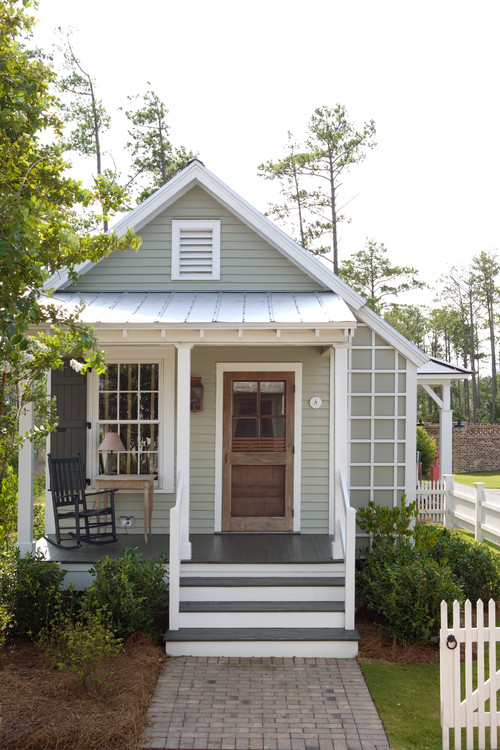
#> input picture house2.jpg, 500 x 750 px
$ python apply_gauss.py
#> lines starting #> are read from the running program, lines starting #| are printed output that depends on the picture
import cv2
import numpy as np
import math

def gauss(x, y, sigma):
    """Calculate Gaussian value for coordinates (x, y) with standard deviation sigma."""
    part1 = 1 / (2 * math.pi * pow(sigma, 2))
    part2 = -(x * x + y * y) / (2 * pow(sigma, 2))
    return part1 * math.exp(part2)

def generate_gaussian_kernel(sigma=1.4, vois_mat=3):
    """Generate a Gaussian kernel matrix as a convolution mask."""
    vois = int(vois_mat / 2)
    kernel = []
    som = 0.0  # Sum of all values for normalization

    # Generate the Gaussian kernel values
    for i in range(-vois, vois + 1):
        row = []
        for j in range(-vois, vois + 1):
            val = gauss(i, j, sigma)
            row.append(val)
            som += val  # Accumulate the sum of kernel values for normalization
        kernel.append(row)

    # Normalize the kernel so that the sum of all elements is 1
    kernel = [[val / som for val in row] for row in kernel]
    kernel = np.array(kernel)  # Convert to NumPy array for easier matrix operations
    return kernel

def apply_convolution(image, kernel):
    """Apply convolution on the image using the provided Gaussian kernel."""
    image_height, image_width = image.shape
    kernel_size = kernel.shape[0]
    pad_size = kernel_size // 2

    # Pad the image to handle borders
    padded_image = np.pad(image, pad_size, mode='constant', constant_values=0)
    output = np.zeros_like(image)

    # Convolve the kernel over the image
    for i in range(image_height):
        for j in range(image_width):
            # Extract the region of interest
            region = padded_image[i:i + kernel_size, j:j + kernel_size]
            # Apply the kernel on the region
            output[i, j] = np.sum(region * kernel)

    return output

# Load the image in grayscale
image = cv2.imread('house2.jpg', cv2.IMREAD_GRAYSCALE)
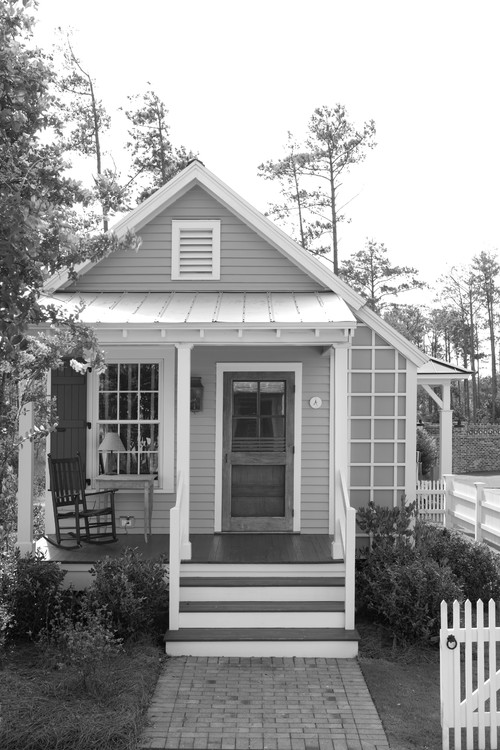
#> image: shape (750, 500); min 0, max 255, mean 156.4

# Generate the Gaussian kernel
sigma = 1.4
vois_mat = 3
gaussian_kernel = generate_gaussian_kernel(sigma, vois_mat)
print("Generated Gaussian Convolution Kernel (normalized):")
print(gaussian_kernel)

# Apply Gaussian convolution
blurred_image = apply_convolution(image, gaussian_kernel)
#> in apply_convolution, `padded_image = np.pad(image, pad_size, mode='constant', constant_value..`:
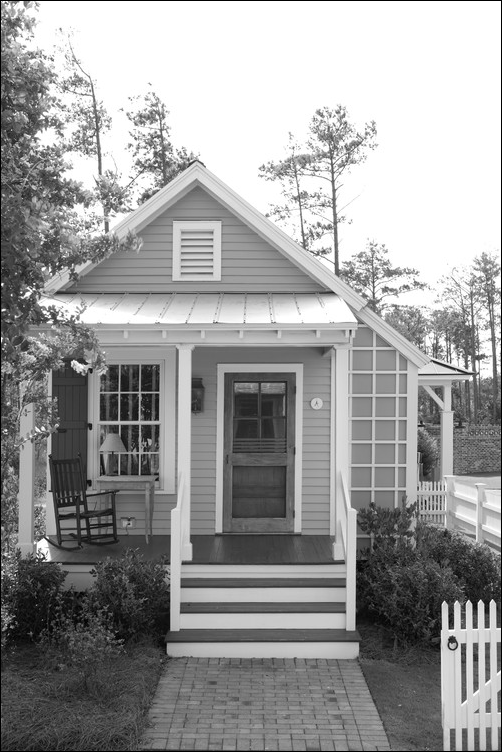
#> padded_image: shape (752, 502); min 0, max 255, mean 155.4


# Display the original and blurred images
cv2.imshow("Original Image", image)
cv2.imshow("Gaussian Blurred Image", blurred_image)
cv2.waitKey(0)
cv2.destroyAllWindows()

$ run again, with vector-set-of-red-objects.jpg copied over house2.jpg
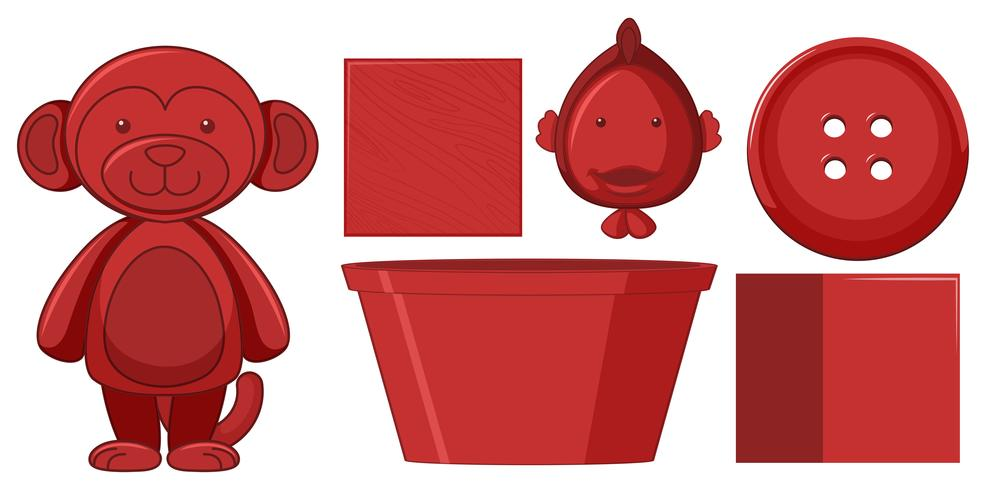
#> input picture vector-set-of-red-objects.jpg, 986 x 490 px
#> `image = cv2.imread('house2.jpg', cv2.IMREAD_GRAYSCALE)`:
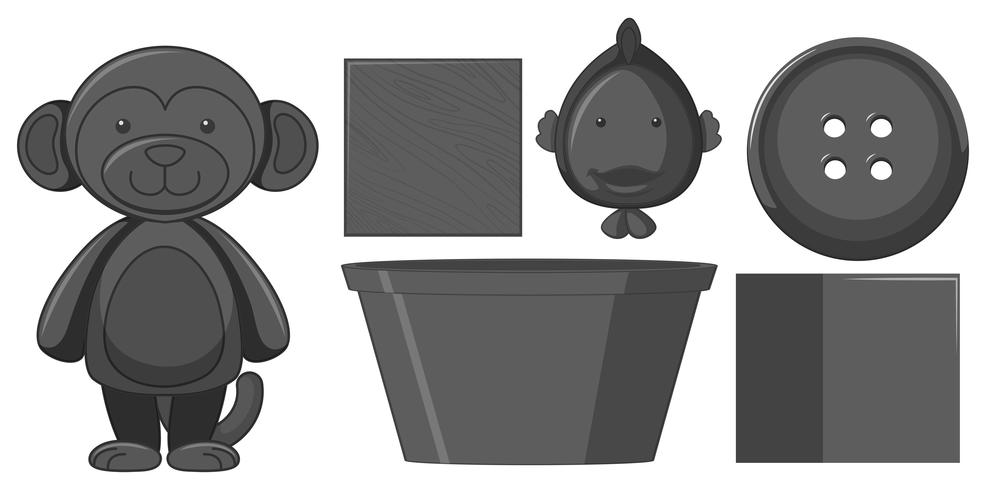
#> image: shape (490, 986); min 4, max 255, mean 155.2
#> in apply_convolution, `padded_image = np.pad(image, pad_size, mode='constant', constant_value..`:
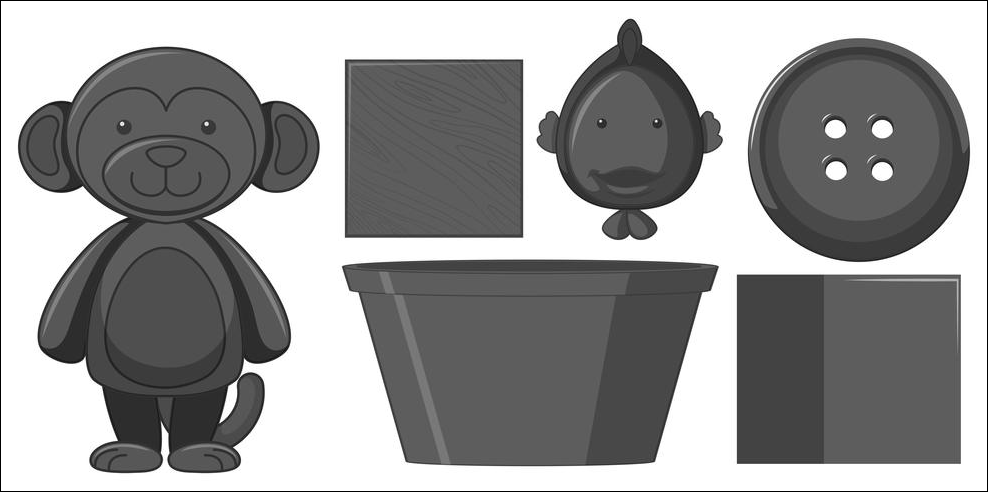
#> padded_image: shape (492, 988); min 0, max 255, mean 154.2
